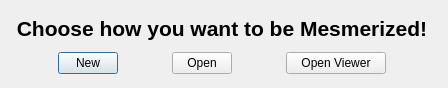
<?xml version="1.0" encoding="UTF-8"?>
<ui version="4.0">
 <class>Dialog</class>
 <widget class="QDialog" name="Dialog">
  <property name="geometry">
   <rect>
    <x>0</x>
    <y>0</y>
    <width>448</width>
    <height>88</height>
   </rect>
  </property>
  <property name="windowTitle">
   <string>Dialog</string>
  </property>
  <widget class="QWidget" name="">
   <property name="geometry">
    <rect>
     <x>10</x>
     <y>10</y>
     <width>424</width>
     <height>64</height>
    </rect>
   </property>
   <layout class="QVBoxLayout" name="verticalLayout">
    <item>
     <widget class="QLabel" name="label">
      <property name="font">
       <font>
        <pointsize>16</pointsize>
        <weight>75</weight>
        <bold>true</bold>
       </font>
      </property>
      <property name="text">
       <string>Choose how you want to be Mesmerized!</string>
      </property>
      <property name="alignment">
       <set>Qt::AlignCenter</set>
      </property>
     </widget>
    </item>
    <item>
     <layout class="QHBoxLayout" name="horizontalLayout">
      <item>
       <widget class="QPushButton" name="newProjBtn">
        <property name="sizePolicy">
         <sizepolicy hsizetype="Fixed" vsizetype="Fixed">
          <horstretch>0</horstretch>
          <verstretch>0</verstretch>
         </sizepolicy>
        </property>
        <property name="maximumSize">
         <size>
          <width>60</width>
          <height>16777215</height>
         </size>
        </property>
        <property name="text">
         <string>New</string>
        </property>
       </widget>
      </item>
      <item>
       <widget class="QPushButton" name="openProjBtn">
        <property name="sizePolicy">
         <sizepolicy hsizetype="Fixed" vsizetype="Fixed">
          <horstretch>0</horstretch>
          <verstretch>0</verstretch>
         </sizepolicy>
        </property>
        <property name="maximumSize">
         <size>
          <width>60</width>
          <height>16777215</height>
         </size>
        </property>
        <property name="text">
         <string>Open</string>
        </property>
       </widget>
      </item>
      <item>
       <widget class="QPushButton" name="openViewerBtn">
        <property name="sizePolicy">
         <sizepolicy hsizetype="Fixed" vsizetype="Fixed">
          <horstretch>0</horstretch>
          <verstretch>0</verstretch>
         </sizepolicy>
        </property>
        <property name="maximumSize">
         <size>
          <width>100</width>
          <height>16777215</height>
         </size>
        </property>
        <property name="text">
         <string>Open Viewer</string>
        </property>
       </widget>
      </item>
     </layout>
    </item>
   </layout>
  </widget>
 </widget>
 <resources/>
 <connections/>
</ui>
